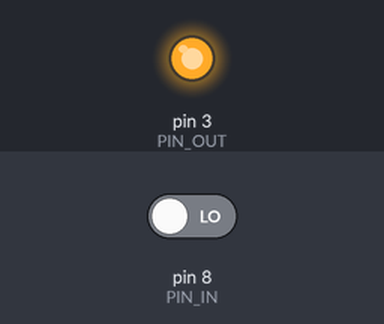
Bench run of a sketch on a simulated Arduino Uno, built with avr-gcc and run on an emulated ATmega328P. Shown: output pins drawn as LEDs (lit = HIGH). The test bench sets the inputs (shaded band); at power-on: pin 8 (PIN_IN) LOW. What the sketch prints to the serial monitor is not drawn.

Above: at 0.1 s.
Timing chart, 0 to 1.6 s (numbered marks = the images above):
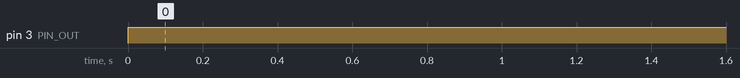

The sketch:

Lab3.3.ino
```cpp
uint16_t PIN_OUT = 3;
uint16_t PIN_IN = 8;

void setup() {
Serial.begin(9600);
pinMode(PIN_OUT, OUTPUT);
pinMode(PIN_IN, INPUT);
}

// Configure PIN_OUT as OUTPUT
// Configure PIN_IN as INPUT
void loop() {
uint8_t value;
value = ~digitalRead(PIN_IN); // read PIN_IN and store it in value
digitalWrite(PIN_OUT, value); // write value out to PIN_OUT
Serial.println(value, BIN);
delay(100);
}
```

Measured:
- by itself, pin 3 (PIN_OUT): LOW → HIGH at 0.00 s
